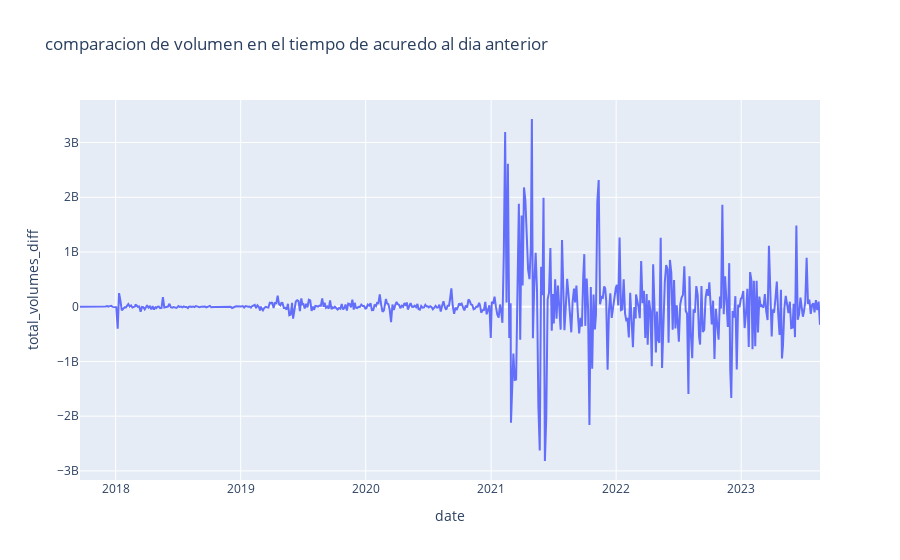

Notebook source saved alongside this figure:
### Code cell
fig_price_returns = px.line(binancecoin_df, x='date', y='total_volumes_diff', title='comparacion de volumen en el tiempo de acuredo al dia anterior')
fig_price_returns.show()

### Figure 1 — Plotly figure (JSON) as saved in the notebook; plotly's stock layout.template omitted (floating-point values rounded to 4 significant figures; data arrays with more than 128 entries replaced by an {"elided": "..."} marker saying what was removed)
{"data": [{"hovertemplate": "date=%{x}<br>total_volumes_diff=%{y}<extra></extra>", "legendgroup": "", "line": {"color": "#636efa", "dash": "solid"}, "marker": {"symbol": "circle"}, "mode": "lines", "name": "", "orientation": "v", "showlegend": false, "type": "scatter", "x": {"elided": "564 str values"}, "xaxis": "x", "y": {"elided": "564 float values"}, "yaxis": "y"}], "layout": {"legend": {"tracegroupgap": 0}, "title": {"text": "comparacion de volumen en el tiempo de acuredo al dia anterior"}, "xaxis": {"anchor": "y", "domain": [0, 1], "title": {"text": "date"}}, "yaxis": {"anchor": "x", "domain": [0, 1], "title": {"text": "total_volumes_diff"}}}}
